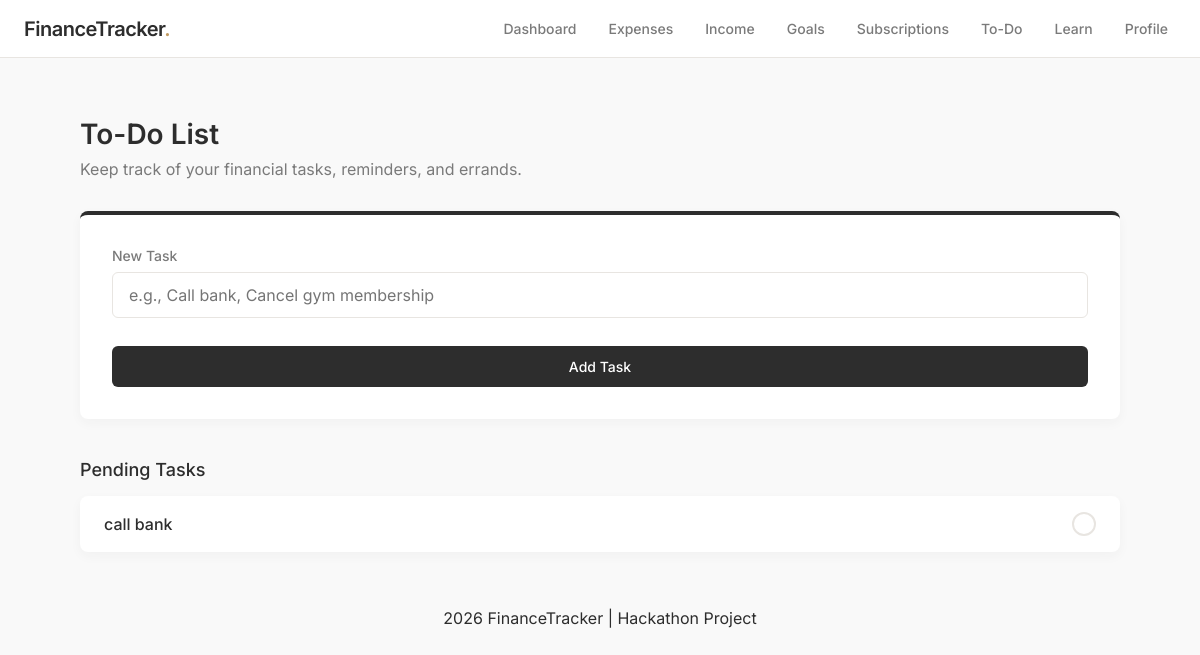
The app's page /todo/oleksii, older data.
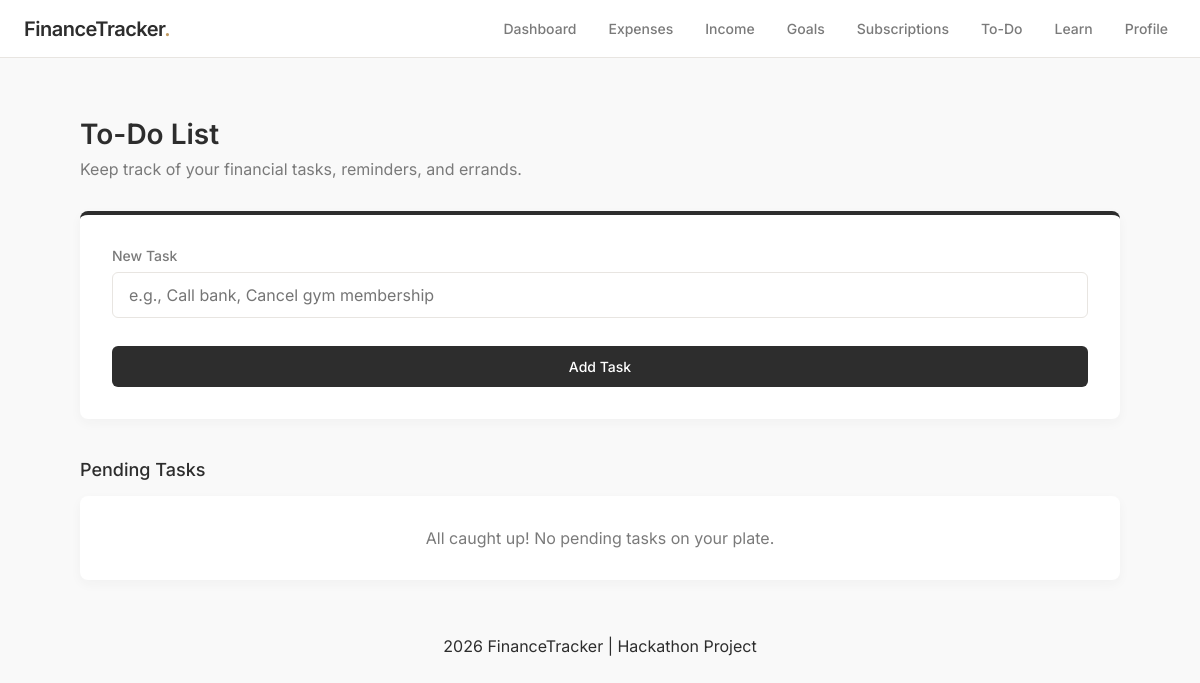
The same page, newer data.
### tables this page shows
CREATE TABLE todo (
        id INTEGER PRIMARY KEY AUTOINCREMENT,
        user_id INTEGER,
        text TEXT
    );

### app.py (the view, shortened to what this page needs)
@app.route("/todo/<username>", methods=["GET", "POST"])
def todo(username):
    user_id = get_user_id(username)
    if not user_id:
        return redirect(url_for("index"))
    conn = get_db()
    data = conn.execute(
        "SELECT * FROM todo WHERE user_id=?",
        (user_id,)
    ).fetchall()
    conn.close()
    return render_template("todo.html", data=data, username=username)

### app.py (called while the page is built)
def get_db():
    conn = sqlite3.connect(DB)
    conn.row_factory = sqlite3.Row
    return conn

def get_user_id(username):
    conn = get_db()
    user = conn.execute(
        "SELECT id FROM users WHERE username=?",
        (username,)
    ).fetchone()
    conn.close()
    return user["id"] if user else None

@app.context_processor
def inject_user():
    username = request.view_args.get("username") if request.view_args else None
    return dict(current_user=username)

### templates/todo.html (shortened to what this page needs)
{% extends "layout.html" %}
{% block navbar %}
    {% include "navbar.html" %}
{% endblock %}
{% block content %}
<div class="container">
    <div class="dashboard-header">
        <h1>To-Do List</h1>
        <p>Keep track of your financial tasks, reminders, and errands.</p>
    </div>
    <div class="form-card" style="border-top-color: #2D2D2D;">
        <form method="POST">
            <div class="form-group">
                <label>New Task</label>
                <input type="text" name="text" class="form-control" placeholder="e.g., Call bank, Cancel gym membership" required>
            </div>
            <button type="submit" class="btn-primary" style="width: 100%; margin-top: 8px;">Add Task</button>
        </form>
    </div>
    <h3 class="section-title">Pending Tasks</h3>
    <div class="transaction-list">
        {% if data %}
            {% for t in data %}
                <div class="transaction-item">
                    <div class="tx-details">
                        <h4 style="margin: 0; color: #2D2D2D; font-weight: 500;">{{ t.text }}</h4>
                    </div>
                    <div style="width: 20px; height: 20px; border: 2px solid #E8E5E1; border-radius: 50%; cursor: pointer;"></div>
                </div>
            {% endfor %}
        {% else %}
            <div class="empty-state" style="padding: 32px; text-align: center; color: #7A7A7A;">
                All caught up! No pending tasks on your plate.
            </div>
        {% endif %}
    </div>
</div>
{% endblock %}

Row changes from the older to the newer data that the page shows:
removed todo: text "call bank"
Text that changed along with them:
text now shown: "All caught up! No pending tasks on your plate."
